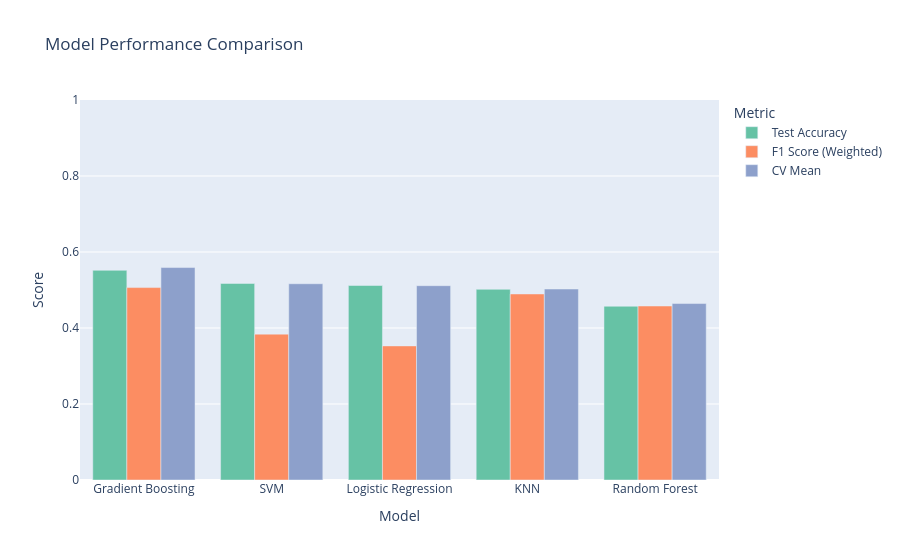

Source (notebook cell):
### Code cell
fig = px.bar(
 results_df.melt(id_vars='Model', value_vars=['Test Accuracy', 'F1 Score (Weighted)', 'CV Mean']),
 x='Model', y='value', color='variable', barmode='group',
 title='Model Performance Comparison',
 labels={'value': 'Score', 'variable': 'Metric'},
 color_discrete_sequence=px.colors.qualitative.Set2
)
fig.update_layout(yaxis_range=[0, 1])
fig.show()

### Figure 1 — Plotly figure (JSON) as saved in the notebook; plotly's stock layout.template omitted (floating-point values rounded to 4 significant figures)
{"data": [{"alignmentgroup": "True", "hovertemplate": "Metric=Test Accuracy<br>Model=%{x}<br>Score=%{y}<extra></extra>", "legendgroup": "Test Accuracy", "marker": {"color": "rgb(102,194,165)", "pattern": {"shape": ""}}, "name": "Test Accuracy", "offsetgroup": "Test Accuracy", "orientation": "v", "showlegend": true, "textposition": "auto", "type": "bar", "x": ["Gradient Boosting", "SVM", "Logistic Regression", "KNN", "Random Forest"], "xaxis": "x", "y": [0.5518, 0.5173, 0.5118, 0.5018, 0.4573], "yaxis": "y"}, {"alignmentgroup": "True", "hovertemplate": "Metric=F1 Score (Weighted)<br>Model=%{x}<br>Score=%{y}<extra></extra>", "legendgroup": "F1 Score (Weighted)", "marker": {"color": "rgb(252,141,98)", "pattern": {"shape": ""}}, "name": "F1 Score (Weighted)", "offsetgroup": "F1 Score (Weighted)", "orientation": "v", "showlegend": true, "textposition": "auto", "type": "bar", "x": ["Gradient Boosting", "SVM", "Logistic Regression", "KNN", "Random Forest"], "xaxis": "x", "y": [0.5063, 0.3839, 0.3529, 0.4896, 0.4579], "yaxis": "y"}, {"alignmentgroup": "True", "hovertemplate": "Metric=CV Mean<br>Model=%{x}<br>Score=%{y}<extra></extra>", "legendgroup": "CV Mean", "marker": {"color": "rgb(141,160,203)", "pattern": {"shape": ""}}, "name": "CV Mean", "offsetgroup": "CV Mean", "orientation": "v", "showlegend": true, "textposition": "auto", "type": "bar", "x": ["Gradient Boosting", "SVM", "Logistic Regression", "KNN", "Random Forest"], "xaxis": "x", "y": [0.5591, 0.5165, 0.5114, 0.5026, 0.4643], "yaxis": "y"}], "layout": {"barmode": "group", "legend": {"title": {"text": "Metric"}, "tracegroupgap": 0}, "title": {"text": "Model Performance Comparison"}, "xaxis": {"anchor": "y", "domain": [0, 1], "title": {"text": "Model"}}, "yaxis": {"anchor": "x", "domain": [0, 1], "range": [0, 1], "title": {"text": "Score"}}}}
